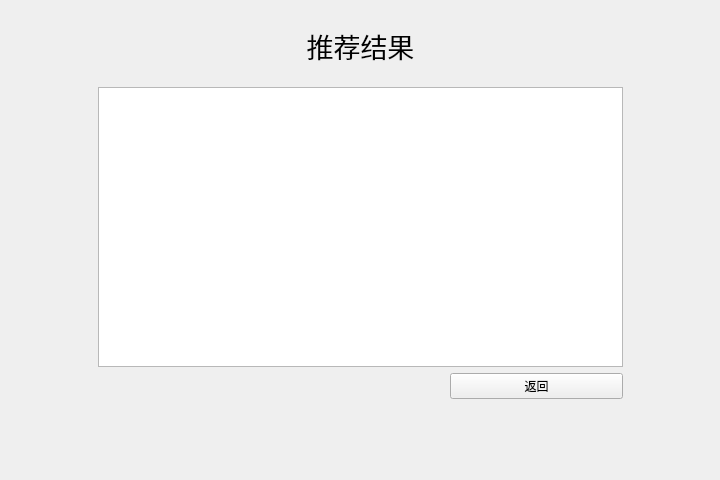
<?xml version="1.0" encoding="UTF-8"?>
<ui version="4.0">
 <class>RecommendResult</class>
 <widget class="QWidget" name="RecommendResult">
  <property name="geometry">
   <rect>
    <x>0</x>
    <y>0</y>
    <width>720</width>
    <height>480</height>
   </rect>
  </property>
  <property name="minimumSize">
   <size>
    <width>720</width>
    <height>480</height>
   </size>
  </property>
  <property name="maximumSize">
   <size>
    <width>720</width>
    <height>480</height>
   </size>
  </property>
  <property name="windowTitle">
   <string>Form</string>
  </property>
  <layout class="QGridLayout" name="gridLayout" rowstretch="1,4,2,1" columnstretch="1,4,2,1">
   <item row="0" column="1" colspan="2">
    <layout class="QVBoxLayout" name="verticalLayout">
     <item>
      <widget class="QLabel" name="label">
       <property name="font">
        <font>
         <pointsize>20</pointsize>
        </font>
       </property>
       <property name="text">
        <string>推荐结果</string>
       </property>
       <property name="alignment">
        <set>Qt::AlignCenter</set>
       </property>
      </widget>
     </item>
    </layout>
   </item>
   <item row="1" column="0">
    <spacer name="horizontalSpacer">
     <property name="orientation">
      <enum>Qt::Horizontal</enum>
     </property>
     <property name="sizeHint" stdset="0">
      <size>
       <width>83</width>
       <height>20</height>
      </size>
     </property>
    </spacer>
   </item>
   <item row="1" column="1" colspan="2">
    <widget class="QTableWidget" name="result"/>
   </item>
   <item row="1" column="3">
    <spacer name="horizontalSpacer_2">
     <property name="orientation">
      <enum>Qt::Horizontal</enum>
     </property>
     <property name="sizeHint" stdset="0">
      <size>
       <width>82</width>
       <height>20</height>
      </size>
     </property>
    </spacer>
   </item>
   <item row="2" column="2">
    <widget class="QPushButton" name="bac_button">
     <property name="text">
      <string>返回</string>
     </property>
    </widget>
   </item>
   <item row="3" column="1">
    <spacer name="verticalSpacer">
     <property name="orientation">
      <enum>Qt::Vertical</enum>
     </property>
     <property name="sizeHint" stdset="0">
      <size>
       <width>20</width>
       <height>66</height>
      </size>
     </property>
    </spacer>
   </item>
  </layout>
 </widget>
 <resources/>
 <connections/>
</ui>
